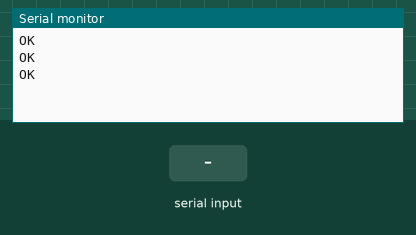
The sketch below on a simulated Arduino Uno, built with avr-gcc and run on an emulated ATmega328P. Shown: the last lines printed to the serial monitor. Inputs (shaded band) come from the test bench. The modem accepts every AT command (registered, SIM ready, sends succeed) and sends nothing else.

Above: at 4.2 s.
4.3 s: "$GNRMC" received over the second serial link
At 6.0 s:
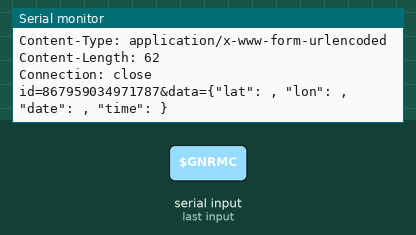
6.5 s: "$GNVTG" received over the second serial link
9.5 s: "1" received over the second serial link
At 10.8 s:
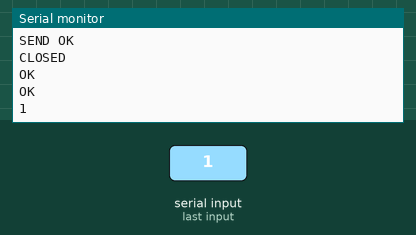
11.5 s: "$GNVTG" received over the second serial link
At 12.4 s:
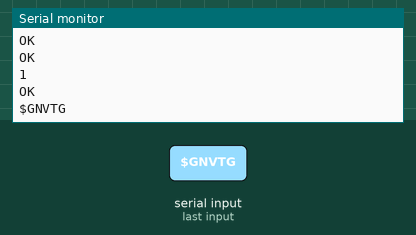

The sketch:

ESP_A9G_GPS_AT.ino
```cpp
#include <SoftwareSerial.h>

SoftwareSerial A9GSerial(2, 3);  // RX, TX

void setup()
{
  Serial.begin(115200);
  A9GSerial.begin(115200);
  delay(1000);
  sendATcommand("AT", 1000);
  sendATcommand("AT+CGNSPWR=1", 1000);
}

void loop()
{
  String gps_data = getGPSData();
  if (gps_data.length() > 0)
  {
    sendLocationData(gps_data);
  }
}

void sendATcommand(String command, int timeout) {
  String response = "";
  A9GSerial.print(command + "\r\n");
  long int time = millis();
  while ( (time + timeout) > millis()) {
    while (A9GSerial.available()) {
      char c = A9GSerial.read();
      response += c;
    }
  }
  Serial.print(response);
}

String getGPSData() {
  sendATcommand("AT+CGNSINF", 1000);
  String response = "";
  long int time = millis();
  while ( (time + 1000) > millis()) {
    while (A9GSerial.available()) {
      char c = A9GSerial.read();
      response += c;
    }
  }
  Serial.print(response);
  if (response.indexOf("$GNRMC") >= 0) {
    return response.substring(response.indexOf("$GNRMC"), response.indexOf("$GNVTG"));
  } else {
    return "";
  }
}

void sendLocationData(String gps_data) {
  String lat = gps_data.substring(20, 29);
  String lng = gps_data.substring(32, 42);
  String date = gps_data.substring(50, 56);
  String time = gps_data.substring(7, 13);
  String data = "{\"lat\": " + lat + ", \"lon\": " + lng + ", \"date\": " + date + ", \"time\": " + time + "}";
  Serial.println("Sending location data: " + data);
  // Use HTTP POST to send data to Traccar server
  // Replace "http://<traccar_server_address>:<port>/data" with your Traccar server address and port
  // and replace "<device_id>" with the ID of the device you want to track
  String post_data = "id=867959034971787&data=" + data;
  String post_request = "POST /data HTTP/1.1\r\n";
  post_request += "Host: https://demo4.traccar.org:5055\r\n";
  post_request += "Content-Type: application/x-www-form-urlencoded\r\n";
  post_request += "Content-Length: " + String(post_data.length()) + "\r\n";
  post_request += "Connection: close\r\n\r\n";
  post_request += post_data;
  Serial.println(post_request);
  A9GSerial.print("AT+CIPSTART=\"TCP\",\"<traccar_server_address>\",<port>\r\n");
  delay(1000);
  A9GSerial.print("AT+CIPSEND=" + String(post_request.length()) + "\r\n");
  delay(1000);
  A9GSerial.print(post_request);
  delay(1000);
  A9GSerial.print("AT+CIPCLOSE\r\n");
}
```

Measured:
- after the input at 4.3 s, the serial monitor: prints a new line after 0.70 s (image 1)
- after the input at 9.5 s, the serial monitor: prints a new line after 0.55 s (image 2)
- after the input at 11.5 s, the serial monitor: prints a new line after 0.55 s (image 3)
